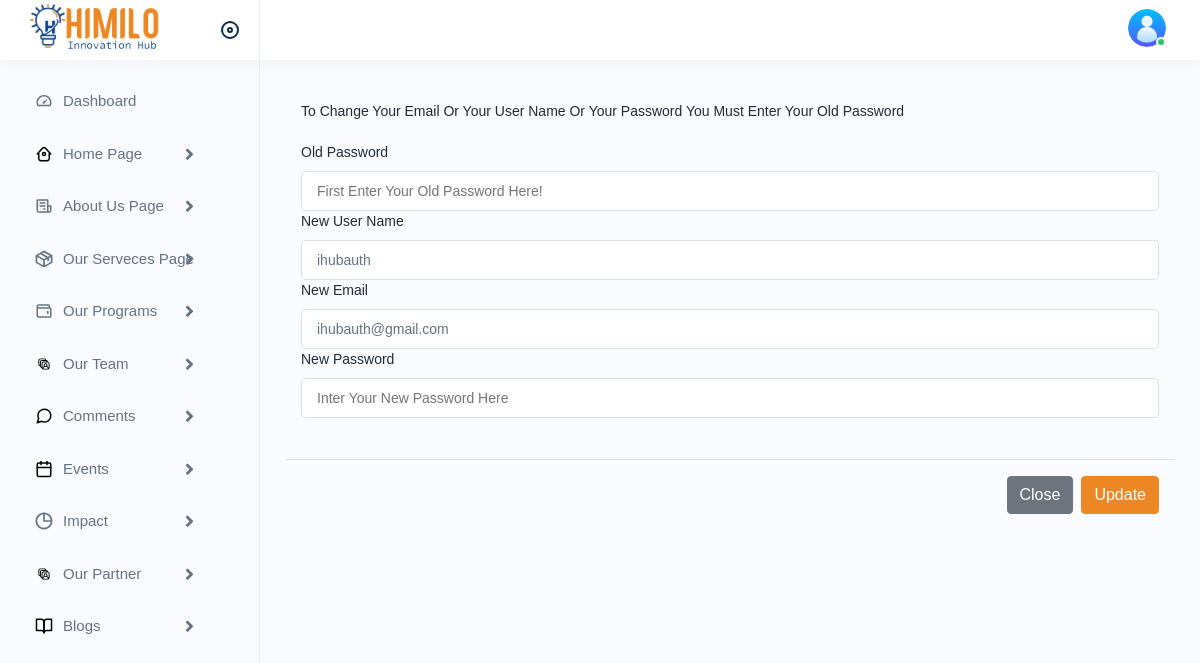
/admin/account.php (signed in), run on the app's committed database.
### tables this page shows
CREATE TABLE `users` (
  `id` int(11) NOT NULL,
  `user_name` varchar(255) NOT NULL,
  `f_name` varchar(255) NOT NULL,
  `l_name` varchar(255) NOT NULL,
  `image` longtext NOT NULL,
  `email` varchar(255) NOT NULL,
  `phone` varchar(255) NOT NULL,
  `my_password` varchar(255) NOT NULL,
  `create_date` timestamp NOT NULL DEFAULT current_timestamp() ON UPDATE current_timestamp()
);

### admin/account.php (the view, shortened to what this page needs)
<?php
include "conn.php";
?>
<!DOCTYPE html>
<html lang="en">
<head>
<link href="https://cdn.jsdelivr.net/npm/bootstrap@5.1.3/dist/css/bootstrap.min.css" rel="stylesheet">
<link rel="stylesheet" href="assets/css/bootstrap.min.css">
<link rel="stylesheet" href="assets/css/animate.css">
<link rel="stylesheet" href="assets/css/dataTables.bootstrap4.min.css">
<link rel="stylesheet" href="assets/plugins/fontawesome/css/fontawesome.min.css">
<link rel="stylesheet" href="assets/plugins/fontawesome/css/all.min.css">
<link rel="stylesheet" href="assets/css/style.css">
<link rel="stylesheet" href="https://cdn.jsdelivr.net/npm/alertifyjs/build/css/alertify.min.css" />
<link rel="stylesheet" href="https://cdn.jsdelivr.net/npm/alertifyjs/build/css/themes/default.min.css" />
</head>
<body>
<div class="main-wrapper">
<div class="sidebar" id="sidebar">
<div class="sidebar-inner slimscroll">
<div id="sidebar-menu" class="sidebar-menu">
<ul>
<li class="">
<a href="index.php"><img src="assets/img/icons/dashboard.svg" alt="img"><span> Dashboard</span> </a>
</li>
<li class="submenu ">
<a  href="javascript:void(0);"><img src="assets/img/icons/house.svg" alt="img"><span> Home Page</span> <span class="menu-arrow"></span></a>
</li>
<li class="submenu">
<a    href="javascript:void(0);"><img src="assets/img/icons/purchase1.svg" alt="img"><span> About Us Page</span> <span class="menu-arrow"></span></a>
</li>
<li class="submenu">
<a  href="javascript:void(0);"><img src="assets/img/icons/product.svg" alt="img"><span> Our Serveces Page</span> <span class="menu-arrow"></span></a>
</li>
<li class="submenu">
<a href="our_prog.php"><img src="assets/img/icons/expense1.svg" alt="img"><span> Our Programs</span> <span class="menu-arrow"></span></a>
</li>
<li class="submenu">
<a href="javascript:void(0);"><img src="assets/img/icons/users.svg" alt="img"><span> Our Team</span> <span class="menu-arrow"></span></a>
</li>
<li class="submenu">
<a href="javascript:void(0);"><img src="assets/img/icons/coment.svg" alt="img"><span> Comments</span> <span class="menu-arrow"></span></a>
</li>
<li class="submenu">
<a href="javascript:void(0);"><img src="assets/img/icons/calendar.svg" alt="img"><span> Events</span> <span class="menu-arrow"></span></a>
</li>
<li class="submenu">
<a href="javascript:void(0);"><img src="assets/img/icons/time.svg" alt="img"><span>Impact</span> <span class="menu-arrow"></span></a>
</li>
<li class="submenu">
<a href="javascript:void(0);"><img src="assets/img/icons/users.svg" alt="img"><span>Our Partner</span> <span class="menu-arrow"></span></a>
</li>
<li class="submenu">
<a href="javascript:void(0);"><img src="assets/img/icons/book-open.svg" alt="img"><span>Blogs</span> <span class="menu-arrow"></span></a>
</li>
</ul>
</div>
</div>
</div>
<?php
include "header.php";
?>
<div class="page-wrapper">
<div class="content">
<div class="modal-body">
        <form class="form-group" action="account_s.php"  method="post" enctype="multipart/form-data">
        <p>To Change Your Email Or Your User Name Or Your Password You Must Enter Your Old Password </p>
        <label for="Main_Topic">Old Password</label>
          <input placeholder="First Enter Your Old Password Here!" value="" class="from-control" name="old_password"  type="text">
        <label for="Main_Topic">New User Name</label>
          <input placeholder="Inter New User Name Here" value="<?php  echo $user_name ; ?>" class="from-control" name="user_name"  type="text">
        <label placeholder="Inter New User Name Here" for="Main_Topic">New Email</label>
          <input value="<?php echo $email;  ?>" class="from-control" name="email"  type="text">
        <label for="Main_Topic">New Password</label>
          <input placeholder="Inter Your New Password Here" class="from-control" name="new_password"  type="text">
      </div>
      <div class="modal-footer">
        <a  class="btn btn-secondary" href="index.php" >Close</a>
        <button  name="submit" type="submit" class="btn btn-primary">Update</button>
      </div>
</div></div></div>
</body>
</html>

### admin/header.php (shortened to what this page needs)
<div class="header">
<div class="header-left active">
<a href="#" class="logo">
<img src="assets/img/logo.png" alt="">
</a>
<a id="toggle_btn" href="javascript:void(0);">
</a>
</div>
<ul class="nav user-menu timka">
<li class="nav-item nav-target-me">
</li>
  <?php
$read=mysqli_query($conn,"SELECT * FROM users WHERE id='$_SESSION[user_id]'");
if($rowka=mysqli_num_rows($read)>0){
    while($rowka=mysqli_fetch_assoc($read)){
$img=$rowka['image'];
$user_name=$rowka['user_name'];
$email=$rowka['email'];
?>
<li class="nav-item dropdown has-arrow main-drop">
<a href="javascript:void(0);" class="dropdown-toggle nav-link userset" data-bs-toggle="dropdown">
<span class="user-img"><img src="<?php  echo $img ;  ?>" alt="">
<span class="status online"></span></span>
</a>
<?php
   }}
?>
</li>
</ul>
</div>

### admin/header.php (style rules this page uses)
.datetime-info, .nav-target-me { display: flex !important; color: #ec8723; font-weight: bold; justify-content: space-between; margin-top: 10px; margin-right: 30px; }

### data on the page
users: image (placeholder picture), user_name "ihubauth", email "ihubauth@gmail.com"
